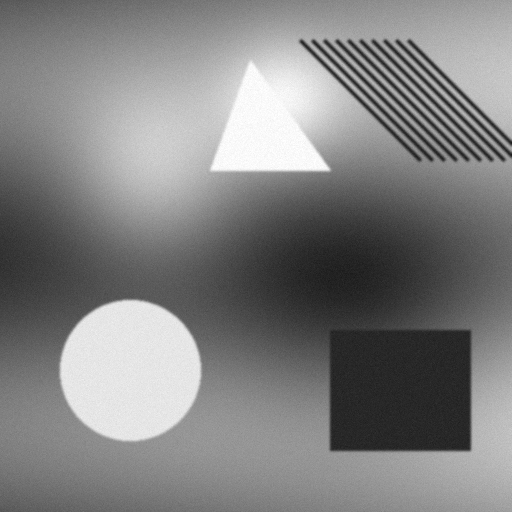
%> input picture sample.png, 512 x 512 px
$ octave main.m   (GNU Octave 9; MATLAB toolbox functions it lacks are replaced by stand-ins)
%> lines starting %> are read from the running program, lines starting %| are printed output that depends on the picture
### load_gray_image.m
function G = load_gray_image(file)
%LOAD_GRAY_IMAGE  Read an image with imread() and return a grayscale matrix.
%   G = LOAD_GRAY_IMAGE(file) returns a double matrix with values in 0..255.
%   Works for RGB, grayscale and indexed images. It uses the standard
%   luminance weights, so the Image Processing Toolbox (rgb2gray) is not needed.

    [I, map] = imread(file);

    if ~isempty(map)                       % indexed image -> RGB
        I = ind2rgb(I, map) * 255;
    elseif isa(I, 'uint16')                % 16-bit image -> 8-bit range
        I = double(I) / 257;
    end
    I = double(I);

    if ndims(I) == 3 && size(I, 3) >= 3    % RGB -> gray
        G = 0.2989 * I(:,:,1) + 0.5870 * I(:,:,2) + 0.1140 * I(:,:,3);
    else
        G = I(:,:,1);
    end
end

### compression_metrics.m
function m = compression_metrics(A, Ak, k)
%COMPRESSION_METRICS  Storage and error figures for a rank-k approximation.
%   m = COMPRESSION_METRICS(A, Ak, k) returns a struct with:
%     originalStorage    numbers stored for A            (rows * cols)
%     compressedStorage  numbers stored for U_k, s_k, V_k   k*(rows + cols + 1)
%     ratio              originalStorage / compressedStorage
%     savingsPct         percentage of storage saved (negative = larger than A)
%     relError           ||A - Ak||_F / ||A||_F
%     mse, psnr          mean squared error and peak SNR in dB (peak = 255)

    [r, c] = size(A);
    m.k                 = k;
    m.originalStorage   = r * c;
    m.compressedStorage = k * (r + c + 1);
    m.ratio             = m.originalStorage / m.compressedStorage;
    m.savingsPct        = 100 * (1 - m.compressedStorage / m.originalStorage);

    E = A - Ak;
    m.relError = norm(E, 'fro') / norm(A, 'fro');
    m.mse      = mean(E(:) .^ 2);
    if m.mse == 0
        m.psnr = Inf;
    else
        m.psnr = 10 * log10(255^2 / m.mse);
    end
end

### show_gray.m
function show_gray(M, lims)
%SHOW_GRAY  Display a grayscale matrix with imshow() (imagesc as a fallback).
%   SHOW_GRAY(M) shows values 0..255. SHOW_GRAY(M, [lo hi]) uses custom limits.

    if nargin < 2, lims = [0 255]; end
    if exist('imshow', 'file')
        imshow(M, lims);
    else
        imagesc(M, lims); colormap(gray); axis image off;
    end
end

### rank_k_approx.m
function Ak = rank_k_approx(U, s, V, k)
%RANK_K_APPROX  Best rank-k approximation of a matrix from its SVD.
%   Ak = RANK_K_APPROX(U, s, V, k) returns
%       Ak = sum_{i=1..k} s(i) * U(:,i) * V(:,i)'
%   where [U, S, V] = svd(A, 'econ') and s = diag(S).
%   By the Eckart-Young theorem, no other rank-k matrix is closer to A
%   in the Frobenius norm.

    Ak = U(:, 1:k) * diag(s(1:k)) * V(:, 1:k)';
end

### main.m
%% MAIN  Image compression using Singular Value Decomposition (SVD)
%  Run this file. It loads an image, factorises it with svd(), rebuilds it
%  with different numbers of singular values, and reports storage and error.
clear; clc; close all;

%% 1. Settings -----------------------------------------------------------
imageFile  = 'peppers.png';     % any image on the MATLAB path, or your own file
fallback   = 'images/sample.png';
ks         = [5 10 20 50 100];  % ranks (numbers of singular values) to test
psnrTarget = 30;                % dB, a common rule of thumb for "acceptable" quality
here       = fileparts(mfilename('fullpath'));
outDir     = fullfile(here, 'results');
if ~exist(outDir, 'dir'), mkdir(outDir); end

%% 2. Load the image and represent it as a matrix ------------------------
try
    A = load_gray_image(imageFile);
    source = imageFile;
catch
    source = fullfile(here, fallback);
    fprintf('Could not read "%s". Using %s instead.\n', imageFile, fallback);
    A = load_gray_image(source);
%> call 2 of load_gray_image, with file = 'images/sample.png'
%> in load_gray_image, I is the input picture: size 512x512 uint8; min 25, max 255, mean 128.7
%> in load_gray_image (call 2), `[I, map] = imread(file);`: map = []
end
[m, n] = size(A);
%> m = 512; n = 512
ks = ks(ks <= min(m, n));
%> ks = [5 10 20 50 100]
fprintf('Image: %s\nSize : %d x %d  (%d numbers)\n', source, m, n, m * n);
%| Image: images/sample.png
%| Size : 512 x 512  (262144 numbers)
fprintf('Rank : %d (full rank would be %d)\n\n', rank(A), min(m, n));
%| Rank : 512 (full rank would be 512)

%% 3. Singular value decomposition: A = U * S * V' -----------------------
[U, S, V] = svd(A, 'econ');
s = diag(S);                                  % singular values, largest first
%> s = 512 values, max 69184.2 at index 1, min 0.102 at index 512, mean 319.1
fprintf('Largest singular value %.1f, smallest %.3g\n', s(1), s(end));
%| Largest singular value 69184.2, smallest 0.102

% Link to eigenvalues: sigma_i^2 are the eigenvalues of A'*A
if min(m, n) <= 1000
    if m <= n, G = A * A'; else, G = A' * A; end
%> after `G = A * A'`:
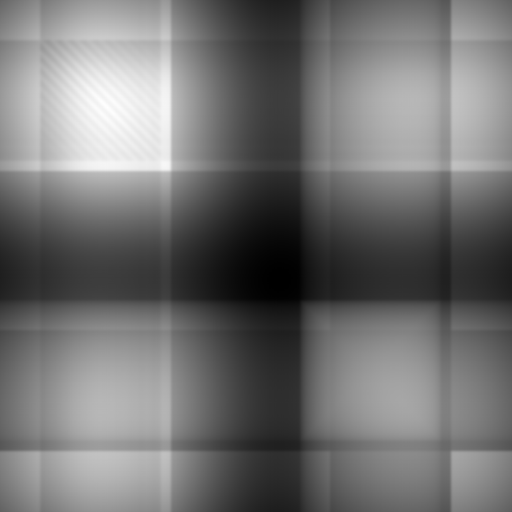
%> G: size 512x512 double; min 2426491, max 16767367, mean 8850381.9; drawn with min black and max white
    ev = sort(eig((G + G') / 2), 'descend');
%> ev = 512 values, max 4.79e+09 at index 1, min 0.0104 at index 512, mean 10063599.1
    nc = min(5, numel(s));
%> nc = 5
    gap = max(abs(sqrt(max(ev(1:nc), 0)) - s(1:nc)));
%> gap = 2.04e-10
    fprintf('Top %d singular values vs sqrt(eigenvalues of A''A): max difference %.2e\n\n', nc, gap);
%| Top 5 singular values vs sqrt(eigenvalues of A'A): max difference 2.04e-10
end

%% 4. Error for every rank k, straight from the singular values ----------
% Eckart-Young: ||A - A_k||_F^2 = sum of the squared discarded singular values
kAll      = (1:numel(s))';
%> kAll = 512 values from 1 to 512
total     = sum(s .^ 2);
%> total = 5.15e+09
retained  = cumsum(s .^ 2);
%> retained = 512 values from 4.79e+09 to 5.15e+09
energyPct = 100 * retained / total;
%> energyPct = 512 values from 92.89 to 100
relErrAll = sqrt(max(total - retained, 0) / total);
%> relErrAll = 512 values, max 0.267 at index 1, min 0 at index 512, mean 0.0116
mseAll    = max(total - retained, 0) / (m * n);
%> mseAll = 512 values, max 1396.6 at index 1, min 0 at index 512, mean 10.19
psnrAll   = 10 * log10(255^2 ./ mseAll);
psnrAll(~isfinite(psnrAll)) = NaN;
storageAll = kAll * (m + n + 1);
%> storageAll = 512 values from 1025 to 524800

%% 5. Reconstruct with k singular values and measure ---------------------
nk = numel(ks);
%> nk = 5
recon = cell(1, nk);
res   = cell(1, nk);
for i = 1:nk
    Ak = rank_k_approx(U, s, V, ks(i));
    Ak = min(max(Ak, 0), 255);                % keep valid pixel range
    recon{i} = Ak;
    res{i}   = compression_metrics(A, Ak, ks(i));
end
%> this loop made 5 passes
%> after the loop, recon = 5 items; res = 5 items

fprintf('%5s %10s %8s %8s %9s %9s %8s %8s\n', ...
        'k', 'Storage', 'Ratio', 'Saved%', 'RelErr', 'Theory', 'PSNR', 'Energy%');
for i = 1:nk
    r = res{i};
    fprintf('%5d %10d %7.2f:1 %7.1f%% %9.4f %9.4f %6.1fdB %7.2f%%\n', ...
            r.k, r.compressedStorage, r.ratio, r.savingsPct, r.relError, ...
            relErrAll(r.k), r.psnr, energyPct(r.k));
end
%> this loop made 5 passes
%|     5       5125   51.15:1    98.0%    0.1071    0.1071   24.6dB   98.85%
%|    10      10250   25.58:1    96.1%    0.0678    0.0679   28.6dB   99.54%
%|    20      20500   12.79:1    92.2%    0.0401    0.0401   33.1dB   99.84%
%|    50      51250    5.12:1    80.4%    0.0203    0.0203   39.0dB   99.96%
%|   100     102500    2.56:1    60.9%    0.0161    0.0161   41.0dB   99.97%
fprintf('(original storage: %d numbers; "Theory" ignores clipping to 0..255)\n\n', m * n);
%| (original storage: 262144 numbers; "Theory" ignores clipping to 0..255)

%% 6. Summary: how many singular values are enough? ----------------------
breakEven = (m * n) / (m + n + 1);
fprintf('Compression only saves space when k < %.1f\n', breakEven);
%| Compression only saves space when k < 255.8
for p = [90 95 99]
    k = find(energyPct >= p, 1);
    fprintf('%d%% of the energy needs k = %3d  (%.1f:1)\n', p, k, (m * n) / storageAll(k));
end
%> this loop made 3 passes
%> k on passes 1 to 3: 1, 2, 6
%| 90% of the energy needs k =   1  (255.8:1)
%| 95% of the energy needs k =   2  (127.9:1)
%| 99% of the energy needs k =   6  (42.6:1)
fprintf('(Energy is dominated by the average brightness, so judge quality by PSNR and by eye.)\n');
kq = find(psnrAll >= psnrTarget, 1);
%> kq = 13
if isempty(kq)
    fprintf('PSNR of %d dB is not reached with fewer than full rank.\n', psnrTarget);
else
    fprintf('PSNR >= %d dB first reached at k = %d  (%.1f:1, %.1f%% saved)\n', ...
            psnrTarget, kq, (m * n) / storageAll(kq), 100 * (1 - storageAll(kq) / (m * n)));
%| PSNR >= 30 dB first reached at k = 13  (19.7:1, 94.9% saved)
end

%% 7. Figures ------------------------------------------------------------
% Figure 1: original, compressed images, and where the error is
f1 = figure('Name', 'Reconstructions', 'Position', [40 40 min(1500, 250 * (nk + 1)) 560]);
subplot(2, nk + 1, 1); show_gray(A); title('Original');
subplot(2, nk + 1, nk + 2); axis off;
text(0.5, 0.5, sprintf('Top row: images\nBottom row:\nabsolute error'), 'HorizontalAlignment', 'center');
for i = 1:nk
    subplot(2, nk + 1, i + 1); show_gray(recon{i});
    title(sprintf('k = %d\n%.1f:1, %.1f dB', ks(i), res{i}.ratio, res{i}.psnr));
    subplot(2, nk + 1, nk + 2 + i); show_gray(abs(A - recon{i}), [0 64]);
    title(sprintf('error, k = %d', ks(i)));
end
%> this loop made 5 passes
%> pass 1, in show_gray (call 2), `imshow(M, lims);`:
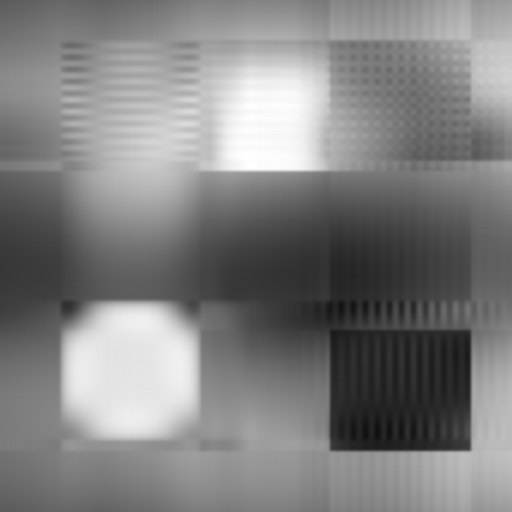
%> displayed picture: size 512x512, on the screen's scale of 0 to 255; min 15, max 255, mean 128.7
%> pass 1, in show_gray (call 3), `imshow(M, lims);`:
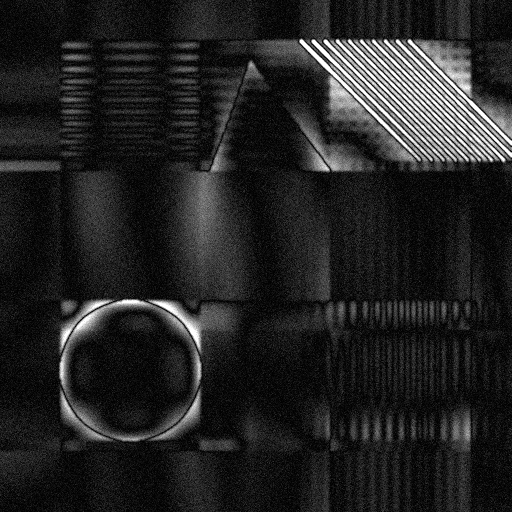
%> displayed picture: size 512x512, on the screen's scale of 0 to 255; min 0, max 255, mean 35.2
%> pass 2, in show_gray (call 5), `imshow(M, lims);`:
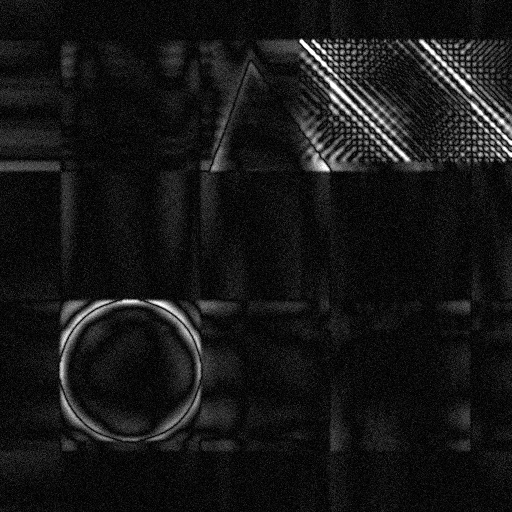
%> displayed picture: size 512x512, on the screen's scale of 0 to 255; min 0, max 255, mean 22.5
%> after the loop:
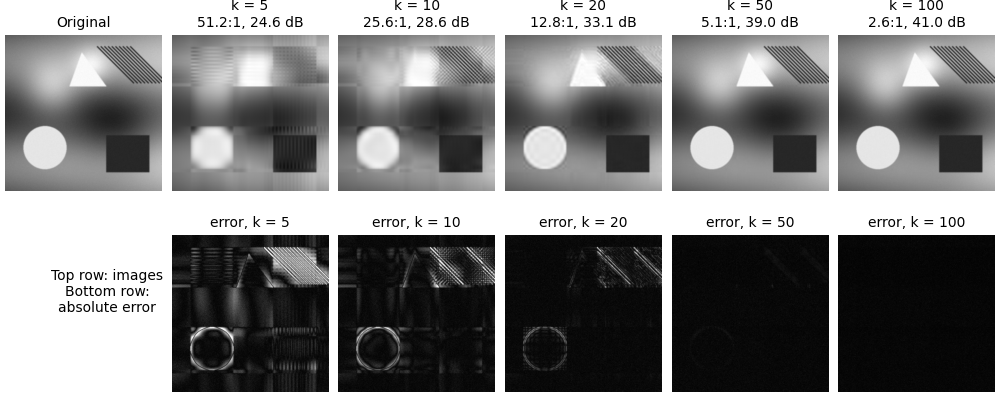
%> figure redrawn from the program's plot data, 12 panels

% Figure 2: singular value spectrum and cumulative energy
f2 = figure('Name', 'Singular values', 'Position', [60 60 1000 400]);
subplot(1, 2, 1);
semilogy(kAll, s, 'LineWidth', 1.3); grid on;
xlabel('Index i'); ylabel('Singular value \sigma_i'); title('Singular value spectrum');
subplot(1, 2, 2);
plot(kAll, energyPct, 'LineWidth', 1.3); hold on; grid on;
k95 = find(energyPct >= 95, 1);
%> k95 = 2
plot(k95, energyPct(k95), 'ro', 'MarkerFaceColor', 'r');
text(k95, energyPct(k95) - 6, sprintf('  95%% at k = %d', k95));
xlabel('Number of singular values k'); ylabel('Energy retained (%)');
title('Cumulative energy'); ylim([0 100]);
%> after `ylim([0 100])`:
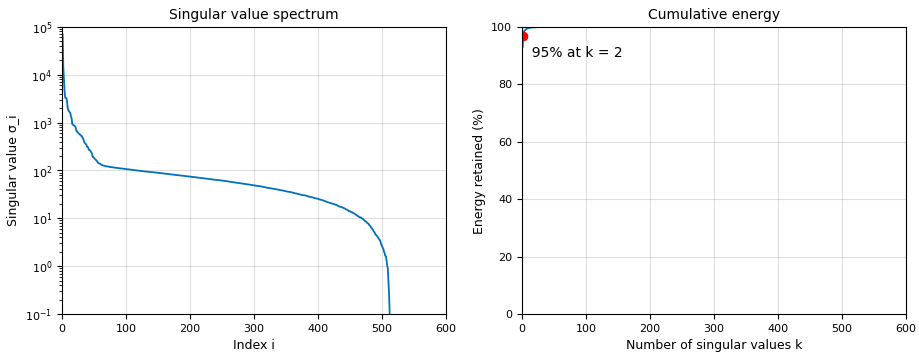
%> figure redrawn from the program's plot data, 2 panels; panel 1: curve peaks at x = 1, y = 69184.2; panel 2: curve peaks at x = 512, y = 100

% Figure 3: error analysis and storage
f3 = figure('Name', 'Error analysis', 'Position', [80 80 1300 400]);
subplot(1, 3, 1);
semilogy(kAll, relErrAll, 'LineWidth', 1.3); hold on; grid on;
semilogy(ks, cellfun(@(r) r.relError, res), 'ro', 'MarkerFaceColor', 'r');
xlabel('k'); ylabel('Relative error ||A - A_k||_F / ||A||_F'); title('Reconstruction error');
subplot(1, 3, 2);
plot(kAll, psnrAll, 'LineWidth', 1.3); hold on; grid on;
plot([1 numel(s)], [psnrTarget psnrTarget], 'k--');
plot(ks, cellfun(@(r) r.psnr, res), 'ro', 'MarkerFaceColor', 'r');
xlabel('k'); ylabel('PSNR (dB)'); title(sprintf('Quality (dashed: %d dB)', psnrTarget));
subplot(1, 3, 3);
plot(kAll, storageAll, 'LineWidth', 1.3); hold on; grid on;
plot([1 numel(s)], [m * n m * n], 'r--');
xlabel('k'); ylabel('Numbers stored'); title('Storage: compressed vs original (dashed)');
%> after `title('Storage: compressed vs original (dashed)')`:
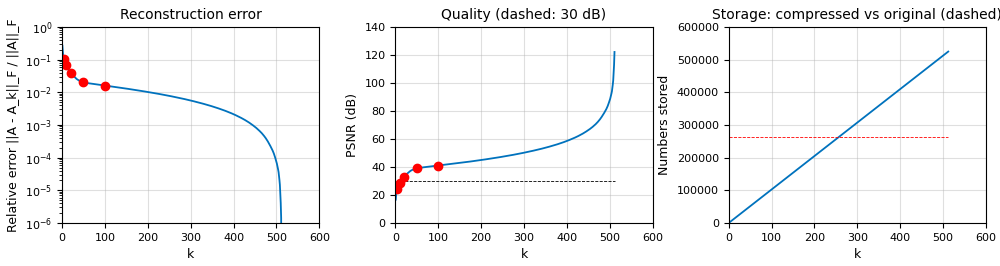
%> figure redrawn from the program's plot data, 3 panels; panel 1: curve peaks at x = 1, y = 0.267; panel 2: curve peaks at x = 511, y = 122.2; panel 3: curve peaks at x = 512, y = 524800

saveas(f1, fullfile(outDir, '1_reconstructions.png'));
saveas(f2, fullfile(outDir, '2_singular_values.png'));
saveas(f3, fullfile(outDir, '3_error_analysis.png'));
fprintf('\nFigures saved in %s\n', outDir);
